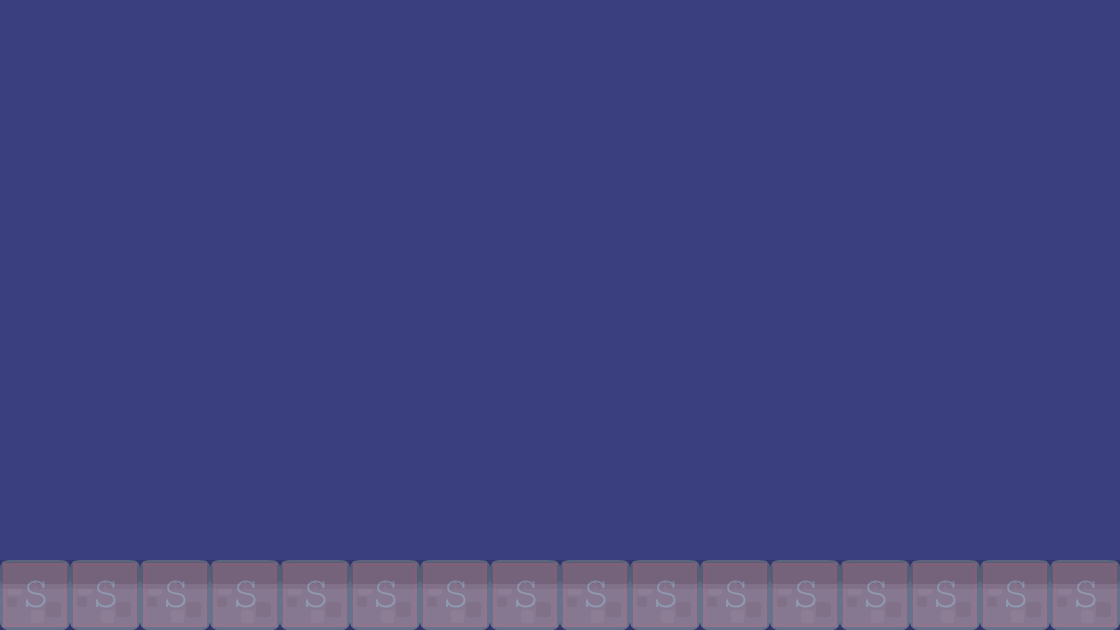

Rendered tile map (Tiled .tmx) drawn with the repository's tilesets; below, a short description and the map source with its tile grids summarised:
An orthogonal 16x9 tile map with 70x70 px tiles, 2 tile layers (background, collision), 2 tilesets and 2 objects (EnemyBase, PlayerBase).

<map version="1.0" orientation="orthogonal" renderorder="right-down" width="16" height="9" tilewidth="70" tileheight="70" backgroundcolor="#3a3f80">
 <tileset firstgid="1" name="background-tiles" tilewidth="70" tileheight="70">
  <image source="../img/background-tiles.png" width="910" height="910" />
 </tileset>
 <tileset firstgid="170" name="meta-tiles" tilewidth="70" tileheight="70">
  <image source="../img/meta-tiles.png" width="350" height="70" />
  <tile id="1">
   <properties>
    <property name="type" value="lslope" />
   </properties>
  </tile>
  <tile id="2">
   <properties>
    <property name="type" value="solid" />
   </properties>
  </tile>
  <tile id="3">
   <properties>
    <property name="type" value="rslope" />
   </properties>
  </tile>
  <tile id="4">
   <properties>
    <property name="type" value="solid" />
   </properties>
  </tile>
 </tileset>
 <layer name="background" width="16" height="9" opacity="0.57">
  <data>[144 cells, 16 non-empty, 1 distinct tile ids]</data>
 </layer>
 <layer name="collision" width="16" height="9" opacity="0.16">
  <data>[144 cells, 16 non-empty, 1 distinct tile ids]</data>
 </layer>
 <objectgroup name="BaseEntities">
  <object name="EnemyBase" x="909.091" y="418.182" width="66.6667" height="139.394" />
  <object name="PlayerBase" x="139.394" y="418.182" width="72.7273" height="139.394" />
 </objectgroup>
</map>
